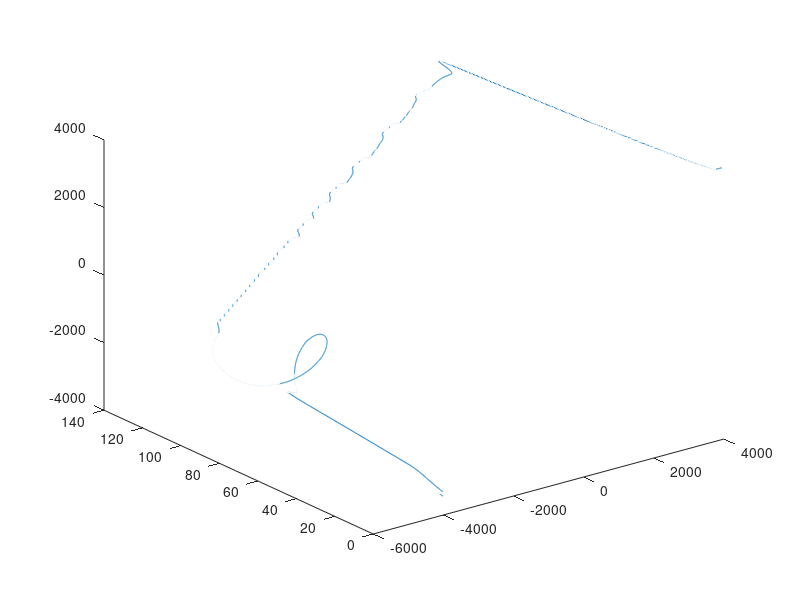
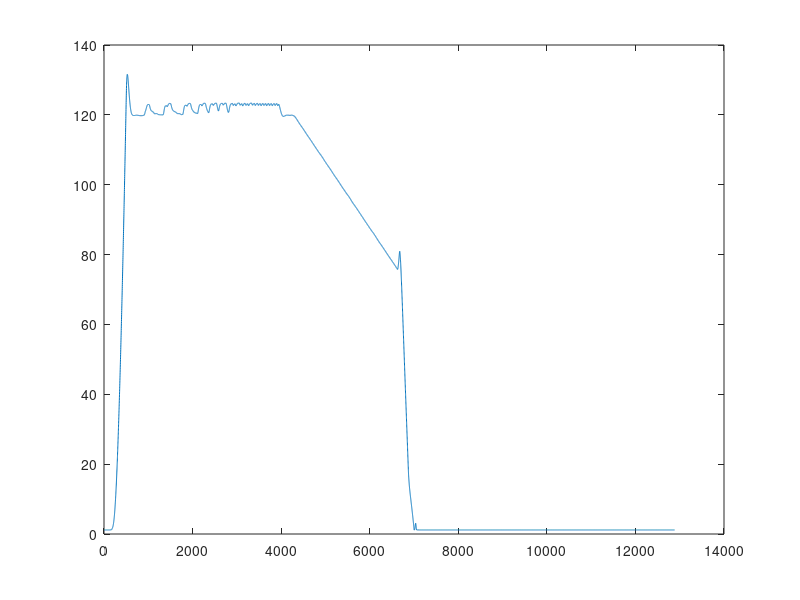
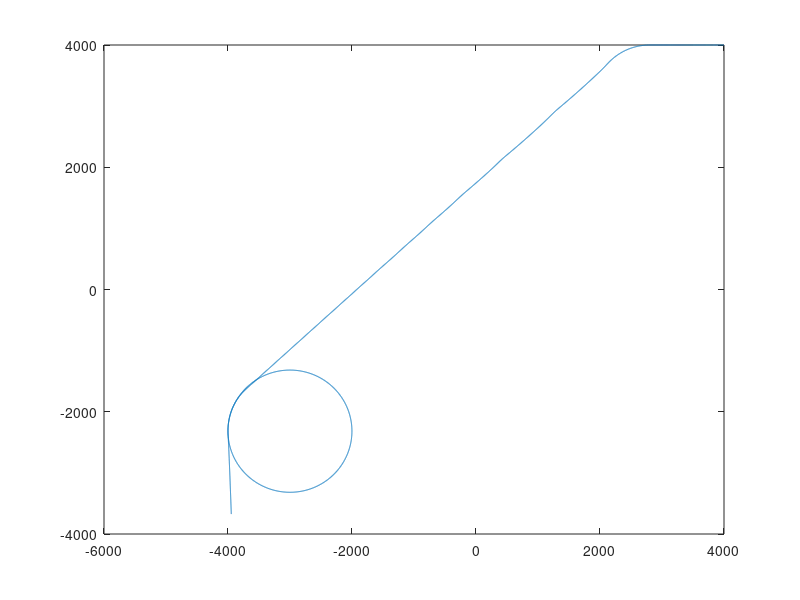

Reproduce these figures in MATLAB, in order.
close all
M = dlmread('trajectoryLog.txt',';');
% N = dlmread('errorLog.txt');
% O = dlmread('vectorErrorLog.txt', ';');
%plot the whole trajectory
plot3(M(:,1), M(:,2), -M(:,3));
figure 
%plot the error on the altitude
title('altitude error')
plot(M(:,2));

figure
%plot the error on the circle
% xCenter = mean(M(:,1));
% zCenter = mean(M(:,3));
% theta = 0 : 0.01 : 2*pi;
% radius = 1000;
% x = radius * cos(theta) + xCenter;
% z= radius * sin(theta) + zCenter;
% plot(x, z, '--');
% hold on
title('flight path top view')
plot(M(:,1), -M(:,3), '-');
% 
% figure
% plot(N)
% title('error log')
% 
% figure
% plot3(O(:,1), O(:,2), -O(:,3));
% title('Vector error log')

